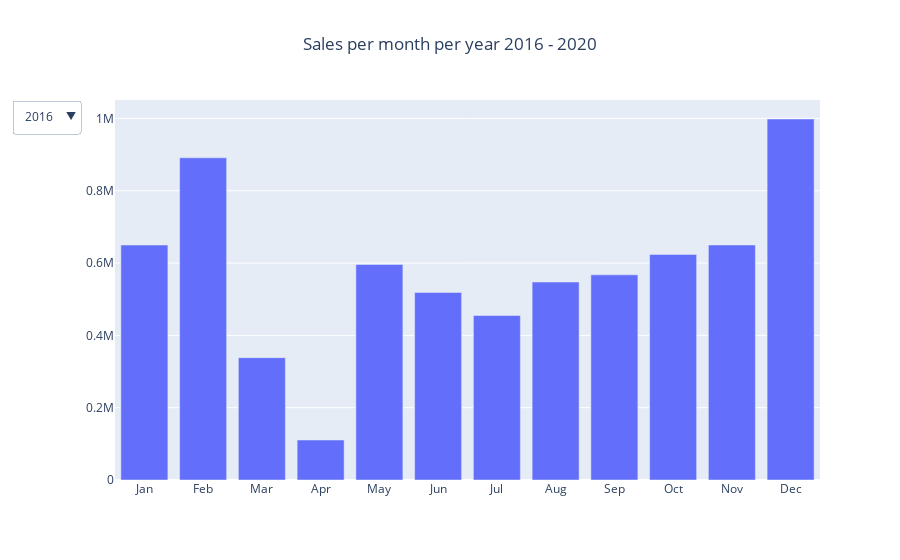

The cell this chart's notebook holds for it:
### Code cell
# Sales by month and year
fivelastyears_dropdown = go.Figure()

fivelastyears_dropdown.add_trace(
    go.Bar(
        x = total_sales_per_date_aggregated["Month"],
        y = total_sales_per_date_aggregated['TotalSalesAmount'].loc[total_sales_per_date_aggregated['Year'] == 2016],
        visible = True))

fivelastyears_dropdown.add_trace(
    go.Bar(
        x = total_sales_per_date_aggregated["Month"],
        y = total_sales_per_date_aggregated['TotalSalesAmount'].loc[total_sales_per_date_aggregated['Year'] == 2017],
        visible = False))

fivelastyears_dropdown.add_trace(
    go.Bar(
        x = total_sales_per_date_aggregated["Month"],
        y = total_sales_per_date_aggregated['TotalSalesAmount'].loc[total_sales_per_date_aggregated['Year'] == 2018],
        visible = False))

fivelastyears_dropdown.add_trace(
    go.Bar(
        x = total_sales_per_date_aggregated["Month"],
        y = total_sales_per_date_aggregated['TotalSalesAmount'].loc[total_sales_per_date_aggregated['Year'] == 2019],
        visible = False))

fivelastyears_dropdown.add_trace(
    go.Bar(
        x = total_sales_per_date_aggregated["Month"],
        y = total_sales_per_date_aggregated['TotalSalesAmount'].loc[total_sales_per_date_aggregated['Year'] == 2020],
        visible = False))

fivelastyears_dropdown.update_layout(
        title = go.layout.Title(text = "Sales per month per year 2016 - 2020", x = 0.5),
        showlegend = False)

fivelastyears_dropdown.update_layout(
    updatemenus = [go.layout.Updatemenu(
        active = 0,
        buttons = [
                    go.layout.updatemenu.Button(
                        label = "2016",
                        method = "update",
                        args = [{"visible" : [True, False, False, False, False]}]),
                    go.layout.updatemenu.Button(
                            label = "2017",
                            method = "update",
                            args = [{"visible" : [False, True, False, False, False]}]),
                    go.layout.updatemenu.Button(
                            label = "2018",
                            method = "update",
                            args = [{"visible" : [False, False, True, False, False]}]),
                    go.layout.updatemenu.Button(
                            label = "2019",
                            method = "update",
                            args = [{"visible" : [False, False, False, True, False]}]),
                    go.layout.updatemenu.Button(
                            label = "2020",
                            method = "update",
                            args = [{"visible" : [False, False, False, False, True]}]),
                ]
    )]
)

fivelastyears_dropdown.show()

### Figure 1 — Plotly figure (JSON) as saved in the notebook; plotly's stock layout.template omitted (floating-point values rounded to 4 significant figures)
{"data": [{"type": "bar", "visible": true, "x": ["Jan", "Feb", "Mar", "Apr", "May", "Jun", "Jul", "Aug", "Sep", "Oct", "Nov", "Dec", "Jan", "Feb", "Mar", "Apr", "May", "Jun", "Jul", "Aug", "Sep", "Oct", "Nov", "Dec", "Jan", "Feb", "Mar", "Apr", "May", "Jun", "Jul", "Aug", "Sep", "Oct", "Nov", "Dec", "Jan", "Feb", "Mar", "Apr", "May", "Jun", "Jul", "Aug", "Sep", "Oct", "Nov", "Dec", "Jan", "Feb", "Mar", "Apr", "May", "Jun", "Jul", "Aug", "Sep", "Oct", "Nov", "Dec", "Jan", "Feb"], "y": [649900.0, 891100.0, 338400.0, 110600.0, 596000.0, 518600.0, 455000.0, 547500.0, 567400.0, 624000.0, 649900.0, 998400.0]}, {"type": "bar", "visible": false, "x": ["Jan", "Feb", "Mar", "Apr", "May", "Jun", "Jul", "Aug", "Sep", "Oct", "Nov", "Dec", "Jan", "Feb", "Mar", "Apr", "May", "Jun", "Jul", "Aug", "Sep", "Oct", "Nov", "Dec", "Jan", "Feb", "Mar", "Apr", "May", "Jun", "Jul", "Aug", "Sep", "Oct", "Nov", "Dec", "Jan", "Feb", "Mar", "Apr", "May", "Jun", "Jul", "Aug", "Sep", "Oct", "Nov", "Dec", "Jan", "Feb", "Mar", "Apr", "May", "Jun", "Jul", "Aug", "Sep", "Oct", "Nov", "Dec", "Jan", "Feb"], "y": [670100.0, 750500.0, 331200.0, 58580.0, 616300.0, 631700.0, 511800.0, 593400.0, 686400.0, 628500.0, 655700.0, 1287000.0]}, {"type": "bar", "visible": false, "x": ["Jan", "Feb", "Mar", "Apr", "May", "Jun", "Jul", "Aug", "Sep", "Oct", "Nov", "Dec", "Jan", "Feb", "Mar", "Apr", "May", "Jun", "Jul", "Aug", "Sep", "Oct", "Nov", "Dec", "Jan", "Feb", "Mar", "Apr", "May", "Jun", "Jul", "Aug", "Sep", "Oct", "Nov", "Dec", "Jan", "Feb", "Mar", "Apr", "May", "Jun", "Jul", "Aug", "Sep", "Oct", "Nov", "Dec", "Jan", "Feb", "Mar", "Apr", "May", "Jun", "Jul", "Aug", "Sep", "Oct", "Nov", "Dec", "Jan", "Feb"], "y": [917100.0, 1344000.0, 435000.0, 70630.0, 1073000.0, 974000.0, 964100.0, 1027000.0, 1182000.0, 1242000.0, 1478000.0, 2082000.0]}, {"type": "bar", "visible": false, "x": ["Jan", "Feb", "Mar", "Apr", "May", "Jun", "Jul", "Aug", "Sep", "Oct", "Nov", "Dec", "Jan", "Feb", "Mar", "Apr", "May", "Jun", "Jul", "Aug", "Sep", "Oct", "Nov", "Dec", "Jan", "Feb", "Mar", "Apr", "May", "Jun", "Jul", "Aug", "Sep", "Oct", "Nov", "Dec", "Jan", "Feb", "Mar", "Apr", "May", "Jun", "Jul", "Aug", "Sep", "Oct", "Nov", "Dec", "Jan", "Feb", "Mar", "Apr", "May", "Jun", "Jul", "Aug", "Sep", "Oct", "Nov", "Dec", "Jan", "Feb"], "y": [1941000.0, 2103000.0, 845900.0, 149900.0, 1594000.0, 1405000.0, 1409000.0, 1501000.0, 1548000.0, 1575000.0, 1716000.0, 2477000.0]}, {"type": "bar", "visible": false, "x": ["Jan", "Feb", "Mar", "Apr", "May", "Jun", "Jul", "Aug", "Sep", "Oct", "Nov", "Dec", "Jan", "Feb", "Mar", "Apr", "May", "Jun", "Jul", "Aug", "Sep", "Oct", "Nov", "Dec", "Jan", "Feb", "Mar", "Apr", "May", "Jun", "Jul", "Aug", "Sep", "Oct", "Nov", "Dec", "Jan", "Feb", "Mar", "Apr", "May", "Jun", "Jul", "Aug", "Sep", "Oct", "Nov", "Dec", "Jan", "Feb", "Mar", "Apr", "May", "Jun", "Jul", "Aug", "Sep", "Oct", "Nov", "Dec", "Jan", "Feb"], "y": [2069000.0, 2227000.0, 675000.0, 217600.0, 878000.0, 763900.0, 512800.0, 416600.0, 380400.0, 245600.0, 256700.0, 651500.0]}], "layout": {"showlegend": false, "title": {"text": "Sales per month per year 2016 - 2020", "x": 0.5}, "updatemenus": [{"active": 0, "buttons": [{"args": [{"visible": [true, false, false, false, false]}], "label": "2016", "method": "update"}, {"args": [{"visible": [false, true, false, false, false]}], "label": "2017", "method": "update"}, {"args": [{"visible": [false, false, true, false, false]}], "label": "2018", "method": "update"}, {"args": [{"visible": [false, false, false, true, false]}], "label": "2019", "method": "update"}, {"args": [{"visible": [false, false, false, false, true]}], "label": "2020", "method": "update"}]}]}}
